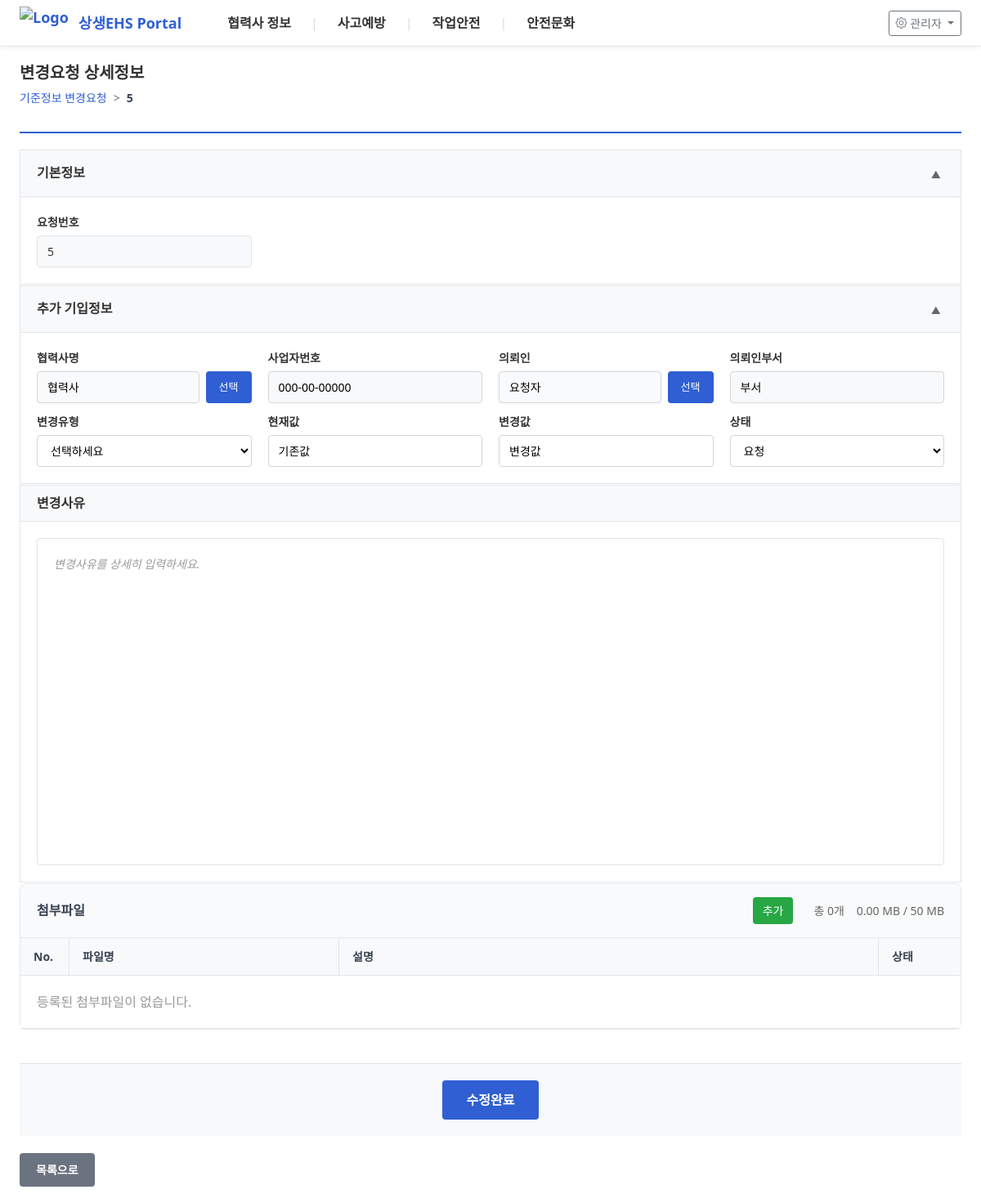
The page /change-request-detail/5 on the database its author committed.
### tables this page shows
CREATE TABLE change_request_column_config (
                id INTEGER PRIMARY KEY AUTOINCREMENT,
                column_key VARCHAR(50) UNIQUE NOT NULL,
                column_name VARCHAR(100) NOT NULL,
                column_type VARCHAR(20) DEFAULT 'text',
                column_order INTEGER DEFAULT 0,
                is_active BOOLEAN DEFAULT 1,
                dropdown_options TEXT,
                created_at DATETIME DEFAULT CURRENT_TIMESTAMP,
                updated_at DATETIME DEFAULT CURRENT_TIMESTAMP
            , table_name TEXT, table_type TEXT, is_required INTEGER DEFAULT 0, dropdown_values TEXT, tab TEXT, linked_key TEXT, is_display_list INTEGER DEFAULT 1, is_deleted INTEGER DEFAULT 0, column_span INTEGER DEFAULT 1);

CREATE TABLE partner_change_requests (
                id INTEGER PRIMARY KEY AUTOINCREMENT,
                request_number TEXT UNIQUE,
                requester_name TEXT NOT NULL,
                requester_department TEXT NOT NULL,
                company_name TEXT NOT NULL,
                business_number TEXT NOT NULL,
                change_type TEXT NOT NULL,
                current_value TEXT NOT NULL,
                new_value TEXT NOT NULL,
                change_reason TEXT NOT NULL,
                status TEXT DEFAULT 'pending',
                created_at TIMESTAMP DEFAULT CURRENT_TIMESTAMP,
                updated_at TIMESTAMP DEFAULT CURRENT_TIMESTAMP
            , is_deleted INTEGER DEFAULT 0, custom_data TEXT);

CREATE TABLE dropdown_option_codes_v2 (
            id INTEGER PRIMARY KEY AUTOINCREMENT,
            board_type TEXT NOT NULL,
            column_key TEXT NOT NULL,
            option_code TEXT NOT NULL,
            option_value TEXT NOT NULL,
            display_order INTEGER DEFAULT 0,
            is_active INTEGER DEFAULT 1,
            created_at TIMESTAMP DEFAULT CURRENT_TIMESTAMP,
            updated_at TIMESTAMP DEFAULT CURRENT_TIMESTAMP,
            created_by TEXT,
            updated_by TEXT,
            UNIQUE(board_type, column_key, option_code)
        );

### app.py (the view)
@app.route("/change-request-detail/<int:request_id>")
def change_request_detail_route(request_id):
    return change_request_detail(request_id)

### templates/change-request-detail.html (shortened to what this page needs)
{% if is_popup %}
{% extends "popup-base.html" %}
{% else %}
{% extends "base.html" %}
{% endif %}
{% block content %}
{% if not is_popup %}
<div class="page-header">
    <h2 class="page-title">변경요청 상세정보</h2>
    <div class="breadcrumb">
        <a href="{{ url_for('page_view', url='partner-change-request') }}">기준정보 변경요청</a>
        <span class="separator">></span>
        <span class="current">{{ request_data.request_number or request_data.id }}</span>
    </div>
</div>
{% endif %}
<div class="change-request-detail-container">
    <div class="section basic-info-section">
        <div class="section-header">
            <h3 class="section-title">기본정보</h3>
            <button class="collapse-btn" onclick="toggleSection('basic-info')">
                <span class="collapse-icon">▲</span>
            </button>
        </div>
        <div class="section-content" id="basic-info-content">
            <div class="info-table">
                <div class="info-row">
                    <div class="info-cell">
                        <label>요청번호</label>
                        <div class="value">{{ request_data.request_number or request_data.id }}</div>
                    </div>
                </div>
            </div>
        </div>
    </div>
    <div class="section additional-info-section">
        <div class="section-header">
            <h3 class="section-title">추가 기입정보</h3>
            <button class="collapse-btn" onclick="toggleSection('additional-info')">
                <span class="collapse-icon">▲</span>
            </button>
        </div>
        <div class="section-content" id="additional-info-content">
            <div class="info-table">
                {% set columns_per_row = 4 %}
                {% for chunk in dynamic_columns | batch(columns_per_row) %}
                <div class="info-row">
                    {% for col in chunk %}
                    <div class="info-cell">
                        <label>{{ col.column_name }}</label>
                        {% set col_value = custom_data.get(col.column_key, '') %}
                        {% if col.column_type == 'text' %}
                            <input type="text"
                                   class="dynamic-input"
                                   data-column-key="{{ col.column_key }}"
                                   value="{{ col_value }}"
                                   placeholder="{{ col.column_name }} 입력">
                        {% elif col.column_type == 'dropdown' %}
                            <select class="dynamic-input" data-column-key="{{ col.column_key }}">
                                <option value="">선택하세요</option>
                                {% if col.dropdown_options_mapped %}
                                    {% for option in col.dropdown_options_mapped %}
                                        <option value="{{ option.code }}" {% if col_value == option.code %}selected{% endif %}>{{ option.value }}</option>
                                    {% endfor %}
                                {% endif %}
                            </select>
                        {% elif col.column_type == 'date' %}
                            <input type="date"
                                   class="dynamic-input"
                                   data-column-key="{{ col.column_key }}"
                                   value="{{ col_value }}">
                        {% elif col.column_type == 'popup_person' %}
                            <div class="popup-input-wrapper">
                                <input type="text"
                                       class="dynamic-input popup-person"
                                       data-column-key="{{ col.column_key }}"
                                       data-linked-dept=""
                                       value="{{ col_value.name if col_value is mapping else col_value }}"
                                       placeholder="담당자 선택">
                                <button class="btn-popup" onclick="openPersonPopup('{{ col.column_key }}')">선택</button>
                            </div>
                        {% elif col.column_type == 'linked_dept' %}
                            <input type="text"
                                   class="dynamic-input linked-dept"
                                   data-column-key="{{ col.column_key }}"
                                   value="{{ col_value }}"
                                   placeholder="담당부서 (자동입력)"
                                   readonly
                                   style="background-color: #f8f9fa; cursor: not-allowed;">
                        {% elif col.column_type == 'linked_text' %}
                            <input type="text"
                                   class="dynamic-input linked-text"
                                   data-column-key="{{ col.column_key }}"
                                   value="{{ col_value }}"
                                   placeholder="자동입력"
                                   readonly
                                   style="background-color: #f8f9fa; cursor: not-allowed;">
                        {% elif col.column_type == 'popup_company' %}
                            <div class="popup-input-wrapper">
                                <input type="text"
                                       class="dynamic-input popup-company"
                                       data-column-key="{{ col.column_key }}"
                                       value="{{ col_value.name if col_value is mapping else col_value }}"
                                       placeholder="업체 선택">
                                <button class="btn-popup" onclick="openCompanyPopup('{{ col.column_key }}')">선택</button>
                            </div>
                        {% else %}
                            <input type="text"
                                   class="dynamic-input"
                                   data-column-key="{{ col.column_key }}"
                                   value="{{ col_value }}"
                                   placeholder="{{ col.column_name }} 입력">
                        {% endif %}
                    </div>
                    {% endfor %}
                </div>
                {% endfor %}
            </div>
        </div>
    </div>
    <div class="section detail-content-section">
        <div class="section-header">
            <h3 class="section-title">변경사유</h3>
        </div>
        <div class="section-content">
            <div class="content-editor">
                <div id="detailed-content"
                     class="editable-content"
                     contenteditable="true"
                     placeholder="변경사유를 상세히 입력하세요.">{{ request_data.detailed_content | safe if request_data.detailed_content else '' }}</div>
            </div>
        </div>
    </div>
    {% from 'includes/attachment_section.html' import render_attachment_section %}
    {{ render_attachment_section(attachments, 'change_request') }}
    <div class="save-section">
        <button class="btn-save" onclick="showPasswordModal()">수정완료</button>
    </div>
    {% if not is_popup %}
    <div class="action-buttons">
        <a href="{{ url_for('page_view', url='partner-change-request') }}" class="btn-back">목록으로</a>
    </div>
    {% endif %}
</div>
{% from 'includes/attachment_section.html' import attachment_scripts, attachment_styles %}
{% endblock %}

### templates/base.html (shortened to what this page needs)
<!DOCTYPE html>
<html lang="ko">
<head>
    <link href="https://cdn.jsdelivr.net/npm/bootstrap@5.1.3/dist/css/bootstrap.min.css" rel="stylesheet">
    <link href="https://cdn.jsdelivr.net/npm/bootstrap-icons@1.8.1/font/bootstrap-icons.css" rel="stylesheet">
</head>
<body>
    <nav class="topbar">
      <div class="topbar-inner">
        <a class="brand" href="{{ url_for('index') }}">
          <img src="/static/logo-sample.png" alt="Logo" class="logo-img">
          상생EHS Portal
        </a>
        <ul class="nav-main" role="menubar" aria-label="메인 메뉴">
          {% set active_slug = (request.view_args.get('url') if request.view_args else '') %}
          {% for m in menu %}
          {% set is_active = false %}
          {% for sm in m.submenu %}
            {% if active_slug == sm.url %}
              {% set is_active = true %}
            {% endif %}
          {% endfor %}
          <li class="nav-item has-sub{% if is_active %} is-active{% endif %}">
            <a class="nav-link"
               href="#"
               role="menuitem"
               aria-haspopup="true"
               aria-expanded="false">{{ m.title }}</a>
          </li>
          {% if not loop.last %}
          <li class="sep" aria-hidden="true">|</li>
          {% endif %}
          {% endfor %}
        </ul>
        <div class="admin-tools">
          <div class="dropdown">
            <button class="btn btn-sm btn-outline-secondary dropdown-toggle" type="button" id="adminMenu" data-bs-toggle="dropdown" aria-expanded="false">
              <i class="bi bi-gear"></i> 관리자
            </button>
          </div>
        </div>
      </div>
    </nav>
    {% if request.endpoint != 'index' %}
    <div class="container">
    {% endif %}
    {% block content %}{% endblock %}
    {% if request.endpoint != 'index' %}
    </div>
    {% endif %}
</body>
</html>

### templates/includes/attachment_section.html (shortened to what this page needs)
{% macro render_attachment_section(attachments, board_type) %}
<div class="section attachments-section">
    <div class="section-header">
        <div class="attachments-header-left">
            <h3 class="section-title">첨부파일</h3>
        </div>
        <div class="attachments-header-right">
            <button class="btn-add-file" onclick="document.getElementById('file-input').click();">추가</button>
            <span class="file-count">총 <span id="file-count">{{ attachments|length if attachments else 0 }}</span>개</span>
            <span class="file-size"><span id="file-size">0</span> MB / 50 MB</span>
        </div>
    </div>
    <div class="section-content">
        <div class="attachments-table">
            <div class="table-header">
                <div class="col-no">No.</div>
                <div class="col-file">파일명</div>
                <div class="col-desc">설명</div>
                <div class="col-action">상태</div>
            </div>
            <div class="table-body" id="attachments-tbody">
                {% if attachments %}
                    {% for attachment in attachments %}
                    <div class="table-row" data-id="{{ attachment.id }}" data-board="{{ board_type }}">
                        <div class="col-no">{{ loop.index }}</div>
                        <div class="col-file">
                            <span class="file-icon">📄</span>
                            <a href="/download-attachment/{{ board_type }}/{{ attachment.id }}" class="file-link" download>{{ attachment.file_name }}</a>
                            <span class="file-size">({{ (attachment.file_size / 1024) | round(2) }} KB)</span>
                        </div>
                        <div class="col-desc">
                            <input type="text" class="attachment-desc" value="{{ attachment.description or '' }}" placeholder="설명을 입력하세요">
                        </div>
                        <div class="col-action">
                            <button class="btn-delete" onclick="markFileForDeletion(this)" title="삭제">🗑️</button>
                        </div>
                    </div>
                    {% endfor %}
                {% else %}
                    <div class="table-row no-data" id="no-data-row">
                        <div class="col-full">등록된 첨부파일이 없습니다.</div>
                    </div>
                {% endif %}
            </div>
        </div>
    </div>
</div>
{% endmacro %}

### rows shown on the page
change_request_column_config: column_name "협력사명"
partner_change_requests: company_name "협력사", requester_name "요청자", chunk "기존값" "변경값", status.column_key "요청"
change_request_column_config: column_name "사업자번호", column_key "000-00-00000"
change_request_column_config: column_name "의뢰인"
change_request_column_config: column_name "의뢰인부서", column_key "부서"
change_request_column_config: column_name "변경유형"
change_request_column_config: column_name "현재값"
change_request_column_config: column_name "변경값"
change_request_column_config: column_name "상태"

### other values the page prints
{{ m.title }} "협력사 정보" "사고예방" "작업안전" "안전문화"
{{ request_data.request_number or request_data.id }} "5"
{{ attachments|length if attachments else 0 }} "0"
